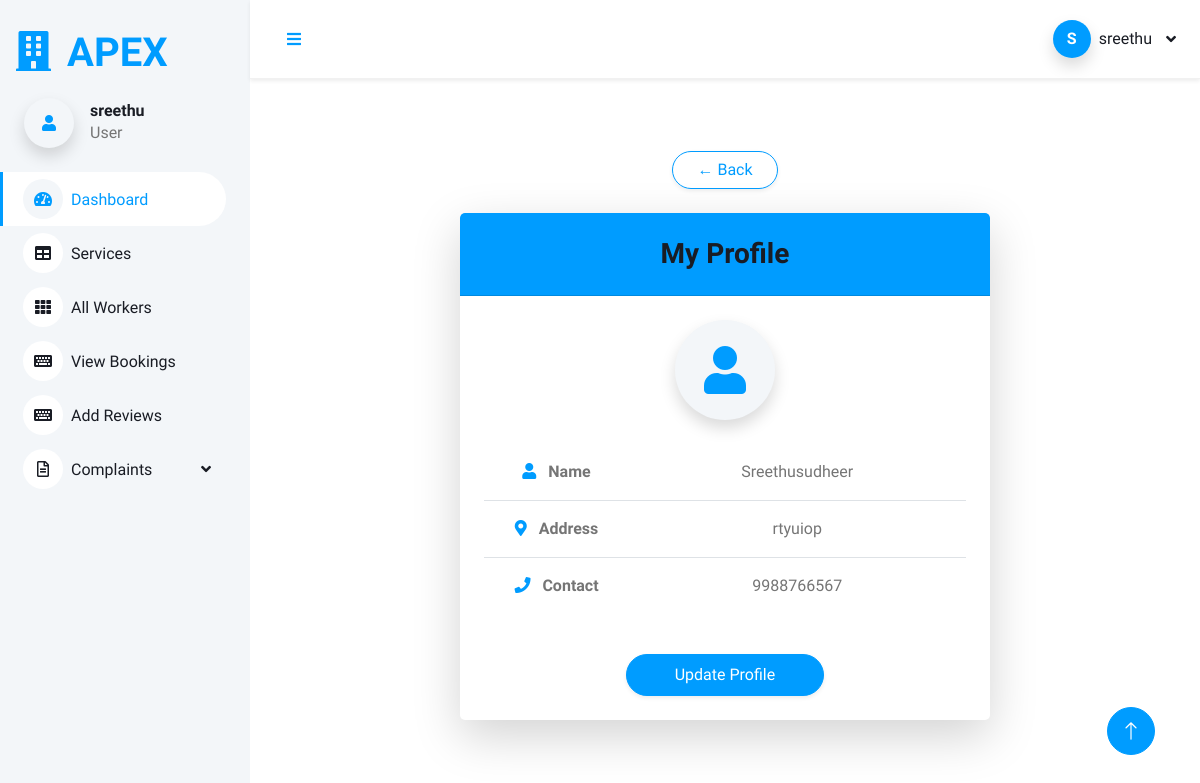
/user_profile (signed in), run on the app's committed database.
### Homeserviceapp/models.py (models this page shows)
class Login(AbstractUser):
    is_user = models.BooleanField(default=False)
    is_worker = models.BooleanField(default=False)

class UserRegistration(models.Model):
    user = models.OneToOneField(Login, on_delete=models.CASCADE, related_name='user')
    name = models.CharField(max_length=250)
    address = models.TextField(max_length=300)
    contact = models.IntegerField()

### Homeserviceapp/views.py (the view)
# urls.py: path('user_profile', views.user_profile, name='user_profile'),
def user_profile(request):
    data = UserRegistration.objects.filter(user=request.user)
    return render(request, 'user/user_profile.html', {'data': data})

### templates/user/user_profile.html
{% extends 'user/user_dashboard.html' %}
{% block content %}
<div class="container mt-4">
    <div class="mb-4">
        <a href="{% url 'user_dashboard' %}"
           class="btn btn-outline-primary rounded-pill px-4 shadow-sm">
            ← Back
        </a>
    </div>
    <div class="row justify-content-center">
        <div class="col-lg-8">
            <div class="card border-0 shadow-lg rounded-4 overflow-hidden">
                <div class="card-header bg-primary text-white text-center py-4">
                    <h3 class="mb-0">
                        My Profile
                    </h3>
                </div>
                <div class="card-body p-4">
                    {% for i in data %}
                    <div class="text-center mb-4">
                        <div class="bg-light rounded-circle d-inline-flex align-items-center justify-content-center shadow"
                             style="width: 100px; height: 100px;">
                            <i class="fa fa-user fa-3x text-primary"></i>
                        </div>
                    </div>
                    <div class="table-responsive">
                        <table class="table table-borderless align-middle">
                            <tr class="border-bottom">
                                <th width="30%" class="py-3">
                                    <i class="fa fa-user text-primary me-2"></i>
                                    Name
                                </th>
                                <td class="py-3">
                                    {{ i.name }}
                                </td>
                            </tr>
                            <tr class="border-bottom">
                                <th class="py-3">
                                    <i class="fa fa-map-marker-alt text-primary me-2"></i>
                                    Address
                                </th>
                                <td class="py-3">
                                    {{ i.address }}
                                </td>
                            </tr>
                            <tr>
                                <th class="py-3">
                                    <i class="fa fa-phone text-primary me-2"></i>
                                    Contact
                                </th>
                                <td class="py-3">
                                    {{ i.contact }}
                                </td>
                            </tr>
                        </table>
                    </div>
                    {% endfor %}
                    <div class="text-center mt-4">
                        <a href="{% url 'update_user_profile' %}">
                            <button class="btn btn-primary rounded-pill px-5 py-2 shadow-sm">
                                Update Profile
                            </button>
                        </a>
                    </div>
                </div>
            </div>
        </div>
    </div>
</div>
{% endblock %}

### templates/user/user_dashboard.html (shortened to what this page needs)
<!DOCTYPE html>
<html lang="en">
{% load static %}
<head>
    <link href="https://cdnjs.cloudflare.com/ajax/libs/font-awesome/5.10.0/css/all.min.css" rel="stylesheet">
    <link href="https://cdn.jsdelivr.net/npm/bootstrap-icons@1.4.1/font/bootstrap-icons.css" rel="stylesheet">
    <link href=" {% static '/dashboard/lib/owlcarousel/assets/owl.carousel.min.css' %} " rel="stylesheet">
    <link href=" {% static '/dashboard/lib/tempusdominus/css/tempusdominus-bootstrap-4.min.css' %} " rel="stylesheet" />
    <link href=" {% static '/dashboard/css/bootstrap.min.css' %} " rel="stylesheet">
    <link href=" {% static '/dashboard/css/style.css' %} " rel="stylesheet">
</head>
<body>
    <div>
        <div class="sidebar pe-4 pb-3">
            <nav class="navbar bg-light navbar-light">
                <a href=" {% static 'index.html' %} " class="navbar-brand d-flex align-items-center">
                    <h1 class="m-3 text-primary"><i class="fa fa-building me-3"></i>APEX</h1>
                </a>
                <div class="d-flex align-items-center ms-4 mb-4">
                     <div class="bg-light rounded-circle d-inline-flex align-items-center justify-content-center shadow"
                             style="width: 50px; height: 50px;">
                            <i class="fa fa-user fa-x text-primary"></i>
                        </div>
                    <div class="ms-3">
                        <h6 class="mb-0">{{user.username}}</h6>
                        <span>User</span>
                    </div>
                </div>
                <div class="navbar-nav w-100">
                    <a href=" {% url 'user_dashboard' %} " class="nav-item nav-link active "><i class="fa fa-tachometer-alt me-2"></i>Dashboard</a>
                    <a href=" {% url 'services' %} " class="nav-item nav-link"><i class="fa fa-table me-2"></i>Services</a>
                    <a href=" {% url 'view_workers_user' %} " class="nav-item nav-link"><i class="fa fa-th me-2"></i>All Workers</a>
                    <a href=" {% url 'user_view_appointment' %} " class="nav-item nav-link"><i class="fa fa-keyboard me-2"></i>View Bookings</a>
                    <a href=" {% url 'review' %} " class="nav-item nav-link"><i class="fa fa-keyboard me-2"></i>Add Reviews</a>
                    <div class="nav-item dropdown">
                        <a href="#" class="nav-link dropdown-toggle" data-bs-toggle="dropdown"><i class="far fa-file-alt me-2"></i>Complaints</a>
                    </div>
                </div>
            </nav>
        </div>
        <div class="content">
           <nav class="navbar navbar-expand-lg navbar-light bg-white sticky-top px-4 py-2 shadow-sm no-print"
                style="border-bottom:1px solid #f1f1f1;">
               <a href="#" class="sidebar-toggler flex-shrink-0">
                    <i class="fa fa-bars"></i>
                </a>
               <div class="navbar-nav ms-auto d-flex align-items-center gap-3">
                   <div class="nav-item dropdown">
                       <a href="#" class="nav-link dropdown-toggle d-flex align-items-center gap-2"
                          data-bs-toggle="dropdown">
                           <div class="rounded-circle bg-primary text-white d-flex align-items-center justify-content-center shadow"
                                style="width:38px;height:38px;font-weight:600;">
                               {{ user.username|first|upper }}
                           </div>
                           <span class="d-none d-md-inline fw-semibold text-dark">
                               {{ user.username }}
                           </span>
                       </a>
                   </div>
               </div>
           </nav>
            <div class="container-fluid pt-4 px-4">
                <div class="row g-4">
                    <div class="col-sm-12 col-xl-12">
                        <div class="text-center rounded p-4">
                            <div class="d-flex align-items-center justify-content-between mb-4">
                                {% block content %}
                                {% endblock %}
                            </div>
                        </div>
                    </div>
                </div>
            </div>
        </div>
        <a href="#" class="btn btn-lg btn-primary btn-lg-square back-to-top no-print"><i class="bi bi-arrow-up"></i></a>
    </div>
</body>
</html>

### static/dashboard/css/style.css (style rules this page uses)
:root { --primary: #009CFF; --light: #F3F6F9; --dark: #191C24; }
.back-to-top { position: fixed; display: none; right: 45px; bottom: 45px; z-index: 99; }
.btn { transition: .5s; }
.btn.btn-primary { color: #FFFFFF; }
.btn-lg-square { width: 48px; height: 48px; }
.btn-square, .btn-sm-square, .btn-lg-square { padding: 0; display: inline-flex; align-items: center; justify-content: center; font-weight: normal; border-radius: 50px; }
.sidebar { position: fixed; top: 0; left: 0; bottom: 0; width: 250px; height: 100vh; overflow-y: auto; background: var(--light); transition: 0.5s; z-index: 999; }
.content { margin-left: 250px; min-height: 100vh; background: #FFFFFF; transition: 0.5s; }
@media (min-width: 992px) { .sidebar { margin-left: 0; } }
@media (min-width: 992px) { .content { width: calc(100% - 250px); } }
.sidebar .navbar .navbar-nav .nav-link { padding: 7px 20px; color: var(--dark); font-weight: 500; border-left: 3px solid var(--light); border-radius: 0 30px 30px 0; outline: none; }
.sidebar .navbar .navbar-nav .nav-link:hover, .sidebar .navbar .navbar-nav .nav-link.active { color: var(--primary); background: #FFFFFF; border-color: var(--primary); }
.sidebar .navbar .navbar-nav .nav-link i { width: 40px; height: 40px; display: inline-flex; align-items: center; justify-content: center; background: #FFFFFF; border-radius: 40px; }
.sidebar .navbar .navbar-nav .nav-link:hover i, .sidebar .navbar .navbar-nav .nav-link.active i { background: var(--light); }
.sidebar .navbar .dropdown-toggle::after { position: absolute; top: 15px; right: 15px; border: none; content: "\f107"; font-family: "Font Awesome 5 Free"; font-weight: 900; transition: .5s; }
.content .navbar .navbar-nav .nav-link { margin-left: 25px; padding: 12px 0; color: var(--dark); outline: none; }
.content .navbar .sidebar-toggler, .content .navbar .navbar-nav .nav-link i { width: 40px; height: 40px; display: inline-flex; align-items: center; justify-content: center; background: #FFFFFF; border-radius: 40px; }
.content .navbar .dropdown-toggle::after { margin-left: 6px; vertical-align: middle; border: none; content: "\f107"; font-family: "Font Awesome 5 Free"; font-weight: 900; transition: .5s; }

### data on the page
Login: username "sreethu", username|first "S"
UserRegistration: name "Sreethusudheer", address "rtyuiop", contact "9988766567"
